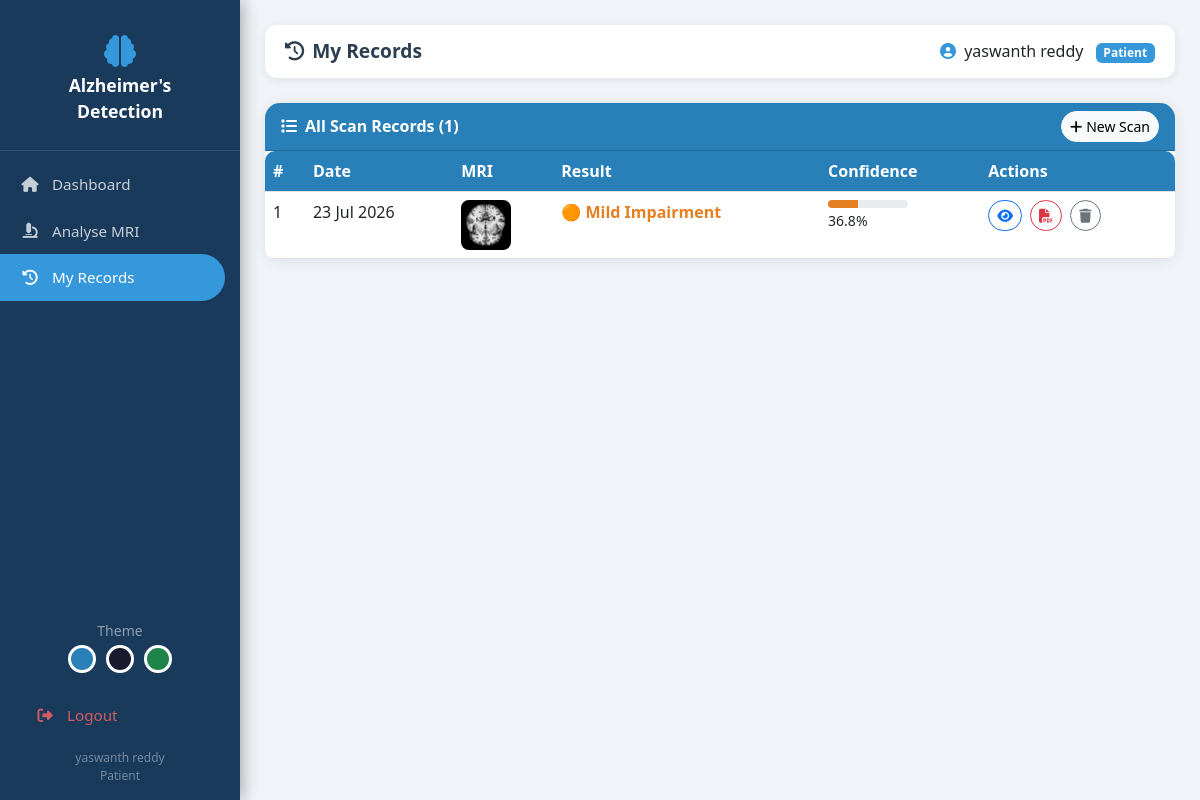
/history (signed in), run on the app's committed database.
### app.py (models this page shows)
class User(db.Model):
    id = db.Column(db.Integer, primary_key=True)
    name = db.Column(db.String(100), nullable=False)
    email = db.Column(db.String(100), unique=True, nullable=False)
    password = db.Column(db.String(200), nullable=False)
    role = db.Column(db.String(20), default='patient')  # patient/doctor/admin
    created_at = db.Column(db.DateTime, default=datetime.utcnow)
    records = db.relationship('Record', backref='user', lazy=True)

class Record(db.Model):
    id = db.Column(db.Integer, primary_key=True)
    user_id = db.Column(db.Integer, db.ForeignKey('user.id'), nullable=False)
    image_path = db.Column(db.String(200))
    prediction = db.Column(db.String(100))
    confidence = db.Column(db.Float)
    mild_prob = db.Column(db.Float)
    moderate_prob = db.Column(db.Float)
    no_prob = db.Column(db.Float)
    verymild_prob = db.Column(db.Float)
    created_at = db.Column(db.DateTime, default=datetime.utcnow)
    notes = db.Column(db.Text, default='')

### app.py (the view)
@app.route('/history')
@login_required
def history():
    user = User.query.get(session['user_id'])
    records = Record.query.filter_by(
        user_id=user.id).order_by(
        Record.created_at.desc()).all()
    return render_template('history.html',
                           records=records,
                           user=user,
                           stage_info=STAGE_INFO)

### app.py (called while the page is built)
def login_required(f):
    from functools import wraps
    @wraps(f)
    def decorated(*args, **kwargs):
        if 'user_id' not in session:
            flash('Please login first.', 'warning')
            return redirect(url_for('login'))
        return f(*args, **kwargs)
    return decorated

### templates/history.html (shortened to what this page needs)
{% extends 'base.html' %}
{% block page_title %}<i class="fas fa-history me-2"></i>My Records{% endblock %}
{% block content %}
<div class="card">
  <div class="card-header d-flex justify-content-between align-items-center">
    <span><i class="fas fa-list me-2"></i>All Scan Records ({{ records|length }})</span>
    <a href="{{ url_for('predict_page') }}" class="btn btn-sm btn-light rounded-pill">
      <i class="fas fa-plus me-1"></i>New Scan
    </a>
  </div>
  <div class="card-body p-0">
    {% if records %}
    <table class="table table-hover mb-0">
      <thead>
        <tr>
          <th>#</th><th>Date</th><th>MRI</th>
          <th>Result</th><th>Confidence</th><th>Actions</th>
        </tr>
      </thead>
      <tbody>
        {% for r in records %}
        {% set info = stage_info.get(r.prediction, ('?','#888','❓')) %}
        <tr>
          <td>{{ loop.index }}</td>
          <td>{{ r.created_at.strftime('%d %b %Y') }}</td>
          <td>
            <img src="{{ url_for('static', filename='uploads/' + r.image_path) }}"
                 style="width:50px;height:50px;object-fit:cover;
                        border-radius:8px"/>
          </td>
          <td>
            <span style="color:{{ info[1] }};font-weight:600">
              {{ info[2] }} {{ r.prediction }}
            </span>
          </td>
          <td>
            <div class="progress" style="height:8px;width:80px;border-radius:5px">
              <div class="progress-bar" style="width:{{ r.confidence }}%;
                                               background:{{ info[1] }}"></div>
            </div>
            <small>{{ '%.1f'|format(r.confidence) }}%</small>
          </td>
          <td>
            <a href="{{ url_for('result', record_id=r.id) }}"
               class="btn btn-sm btn-outline-primary rounded-pill me-1">
              <i class="fas fa-eye"></i>
            </a>
            <a href="{{ url_for('download_report', record_id=r.id) }}"
               class="btn btn-sm btn-outline-danger rounded-pill me-1">
              <i class="fas fa-file-pdf"></i>
            </a>
            <a href="{{ url_for('delete_record', record_id=r.id) }}"
               class="btn btn-sm btn-outline-secondary rounded-pill"
               onclick="return confirm('Delete this record?')">
              <i class="fas fa-trash"></i>
            </a>
          </td>
        </tr>
        {% endfor %}
      </tbody>
    </table>
    {% endif %}
  </div>
</div>
{% endblock %}

### templates/base.html (shortened to what this page needs)
<!DOCTYPE html>
<html lang="en" data-theme="blue">
<head>
  <link href="https://cdn.jsdelivr.net/npm/bootstrap@5.3.0/dist/css/bootstrap.min.css" rel="stylesheet"/>
  <link href="https://cdnjs.cloudflare.com/ajax/libs/font-awesome/6.4.0/css/all.min.css" rel="stylesheet"/>
</head>
<body>
{% if session.user_id %}
<div class="sidebar">
  <div class="brand">
    <i class="fas fa-brain"></i>
    Alzheimer's<br>Detection
  </div>
  <div style="padding:10px 0">
    <a href="{{ url_for('dashboard') }}"
       class="{% if request.endpoint=='dashboard' %}active{% endif %}">
      <i class="fas fa-home"></i> Dashboard
    </a>
    <a href="{{ url_for('predict_page') }}"
       class="{% if request.endpoint=='predict_page' %}active{% endif %}">
      <i class="fas fa-microscope"></i> Analyse MRI
    </a>
    <a href="{{ url_for('history') }}"
       class="{% if request.endpoint=='history' %}active{% endif %}">
      <i class="fas fa-history"></i> My Records
    </a>
  </div>
  <div class="bottom">
    <div style="text-align:center;margin-bottom:10px">
      <small style="color:rgba(255,255,255,.5)">Theme</small><br>
      <span class="theme-btn" style="background:#2980b9"
            onclick="setTheme('blue')"></span>
      <span class="theme-btn" style="background:#1a1a2e"
            onclick="setTheme('dark')"></span>
      <span class="theme-btn" style="background:#1e8449"
            onclick="setTheme('green')"></span>
    </div>
    <a href="{{ url_for('logout') }}" style="color:rgba(255,100,100,.8)">
      <i class="fas fa-sign-out-alt"></i> Logout
    </a>
    <div style="color:rgba(255,255,255,.4);font-size:.75rem;
                text-align:center;padding-top:10px">
      {{ session.name }}<br>
      <span style="text-transform:capitalize">{{ session.role }}</span>
    </div>
  </div>
</div>
<div class="main">
  <div class="topbar">
    <div class="page-title">{% block page_title %}{% endblock %}</div>
    <div>
      <i class="fas fa-user-circle me-1" style="color:var(--accent)"></i>
      {{ session.name }}
      <span class="badge ms-2"
            style="background:var(--accent);text-transform:capitalize">
        {{ session.role }}
      </span>
    </div>
  </div>
  {% block content %}{% endblock %}
</div>
{% else %}
  {% block auth_content %}{% endblock %}
{% endif %}
</body>
</html>

### templates/base.html (style rules this page uses)
[data-theme="blue"] { --primary:#2980b9; --sidebar:#1a3a5c; --accent:#3498db; }
body { background:#f0f4f8; font-family:'Segoe UI',sans-serif; }
.sidebar { width:240px; min-height:100vh; background:var(--sidebar); position:fixed; top:0; left:0; z-index:100; display:flex; flex-direction:column; padding-top:20px; box-shadow:3px 0 15px rgba(0,0,0,.3); }
.sidebar .brand { color:#fff; font-size:1.1rem; font-weight:700; padding:15px 20px 25px; border-bottom:1px solid rgba(255,255,255,.1); text-align:center; }
.sidebar .brand i { font-size:2rem; display:block; margin-bottom:5px; color:var(--accent); }
.sidebar a { display:flex; align-items:center; gap:12px; color:rgba(255,255,255,.75); padding:12px 20px; text-decoration:none; transition:.2s; font-size:.95rem; }
.sidebar a:hover, .sidebar a.active { background:var(--accent); color:#fff; border-radius:0 25px 25px 0; margin-right:15px; }
.sidebar a i { width:20px; text-align:center; }
.sidebar .bottom { margin-top:auto; padding:15px; }
.main { margin-left:240px; padding:25px; }
.topbar { background:#fff; border-radius:12px; padding:12px 20px; margin-bottom:25px; display:flex; justify-content:space-between; align-items:center; box-shadow:0 2px 10px rgba(0,0,0,.08); }
.topbar .page-title { font-weight:700; color:#2c3e50; font-size:1.2rem; }
.card { border:none; border-radius:15px; box-shadow:0 2px 15px rgba(0,0,0,.08); }
.card-header { border-radius:15px 15px 0 0 !important; background:var(--primary); color:#fff; font-weight:600; }
.theme-btn { width:28px; height:28px; border-radius:50%; cursor:pointer; border:3px solid #fff; display:inline-block; margin:3px; }
.table th { background:var(--primary); color:#fff; }
.table { border-radius:10px; overflow:hidden; }

### data on the page
User: name "yaswanth reddy", role "Patient"
Record: created_at "23 Jul 2026", image_path (picture), info "🟠", prediction "Mild Impairment", confidence "36.8"

### other printed values
{{ records|length }} "1"
